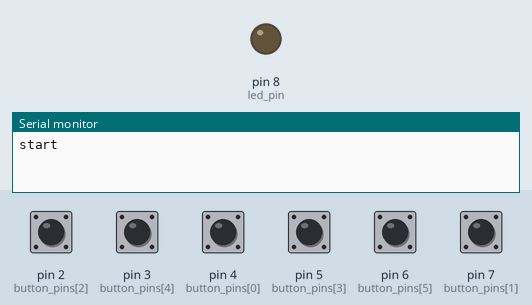
This sketch was run on a simulated Arduino Uno, built with avr-gcc and run on an emulated ATmega328P. Shown: output pins drawn as LEDs (lit = HIGH), the last lines printed to the serial monitor. The test bench sets the inputs (shaded band); at power-on: pin 2 (button_pins[2]), pin 3 (button_pins[4]), pin 4 (button_pins[0]), pin 5 (button_pins[3]), pin 6 (button_pins[5]), pin 7 (button_pins[1]) HIGH.

Above: at 1.2 s.
1.3 s: pin 2 (button_pins[2]) pulled LOW for 0.15 s
At 1.38 s:
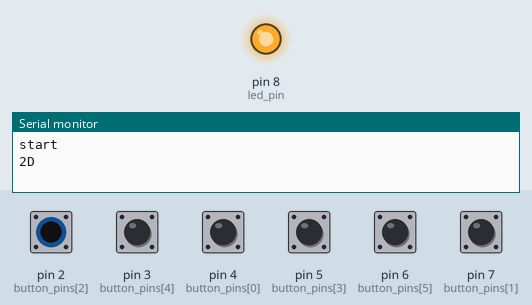
Timing chart, 0 to 4.3 s (numbered marks = the images above; inputs shaded):
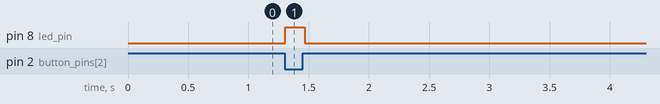

The sketch:

buttonPanel.ino
```cpp
/*
Freigeist
Code to send button presses on panel over serial
*/

const int button_pins[6] = {4,7,2,5,3,6};
const int led_pin = 8;
bool prev_state[6] = {HIGH, HIGH, HIGH, HIGH, HIGH, HIGH};

void setup() {
  for(int i = 0; i < sizeof(button_pins)/sizeof(button_pins[0]); ++i) {
    pinMode(button_pins[i], INPUT_PULLUP);
  }
  pinMode(led_pin, OUTPUT);
  Serial.begin(9600);
  Serial.println("start");
}

void loop() {
  for(int i = 0; i < sizeof(button_pins)/sizeof(button_pins[0]); ++i) {

    if(digitalRead(button_pins[i]) == LOW && prev_state[i] == HIGH) {
      Serial.print(i);
      Serial.println("D");
      digitalWrite(led_pin, HIGH);
      prev_state[i] = LOW;
    }

    if(digitalRead(button_pins[i]) == HIGH && prev_state[i] == LOW) {
      Serial.print(i);
      Serial.println("U");
      digitalWrite(led_pin, LOW);
      prev_state[i] = HIGH;
    }
  }
  delay(20);
}
```

Measured:
- after the input at 1.3 s, pin 8 (led_pin): LOW → HIGH at once, → LOW 0.16 s later
